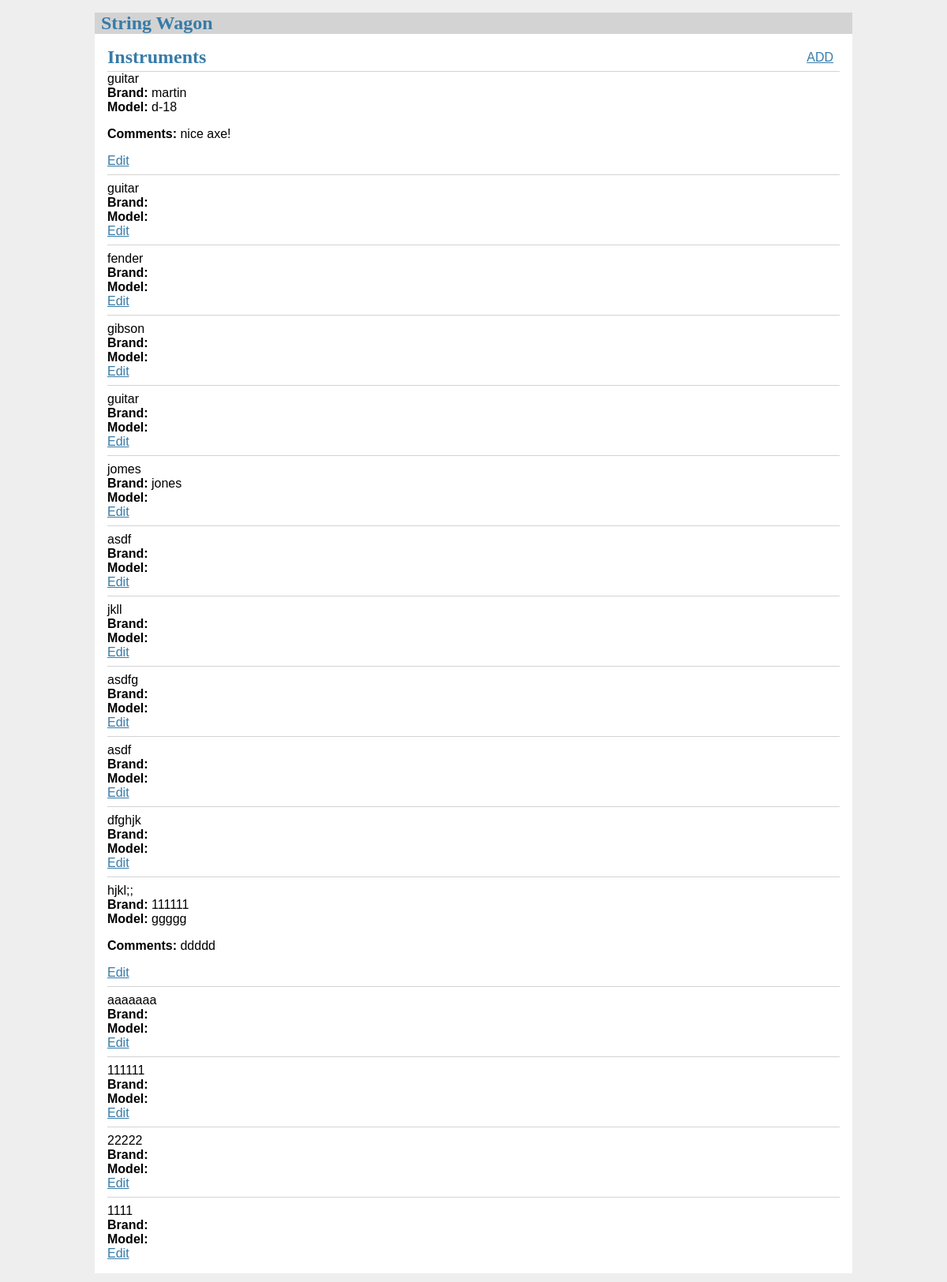
/, run on an earlier commit of the app's database.
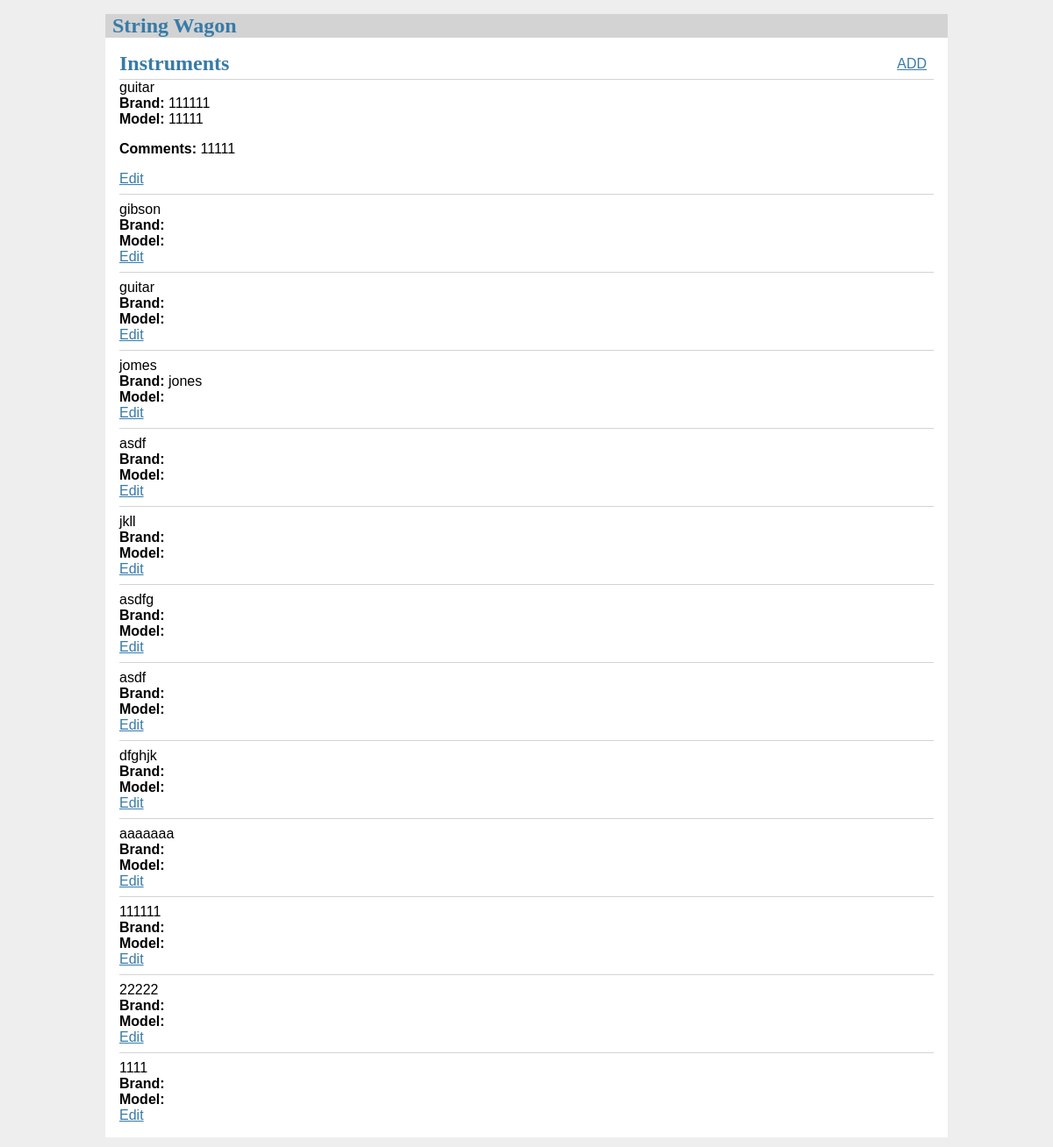
And on a later commit of the database.
### tables this page shows
CREATE TABLE instrument (
  id INTEGER PRIMARY KEY AUTOINCREMENT,
  brand TEXT NOT NULL,
  model TEXT NOT NULL,
  typeOfInstrument TEXT NOT NULL,
  comments TEXT NOT NULL
);

### stringWagon/index.py (the view)
@bp.route('/')
def index():
    db = get_db()
    instruments = db.execute(
        'SELECT * '
        ' FROM instrument '
    ).fetchall()
    return render_template('instrument.html', instruments=instruments)

### stringWagon/db.py (called while the page is built)
def get_db():
    if 'db' not in g:
        g.db = sqlite3.connect(
            current_app.config['DATABASE'],
            detect_types=sqlite3.PARSE_DECLTYPES
        )
        g.db.row_factory = sqlite3.Row
    return g.db

### stringWagon/templates/instrument.html
{% extends 'base.html' %}
{% block header %}
  <h1>{% block title %}Instruments{% endblock %}</h1>
    <a class="action" href="/add">ADD</a>
{% endblock %}
{% block content %}
  {% for instrument in instruments %}
    <article class="instrument">
      <header>
        <div>
		  <div class="about">{{ instrument['typeOfInstrument'] }}</div>
          <div class="about"><b>Brand:</b> {{ instrument['brand'] }}</div>
		  <div class="about"><b>Model:</b> {{ instrument['model'] }}</div>
        </div>
      </header>
	  {% if instrument.comments %}
      <p class="body"><b>Comments: </b> {{ instrument['comments'] }}</p>
	  {% endif %}
	  <a class="action" href="{{ url_for('index.update', id=instrument['id']) }}">Edit</a>
    </article>
    {% if not loop.last %}
      <hr>
    {% endif %}
  {% endfor %}
{% endblock %}

What changed in the data, as far as the page shows it:
removed instrument: typeOfInstrument "guitar", brand "martin", model "d-18", comments "nice axe!"
removed instrument: typeOfInstrument "fender"
removed instrument: typeOfInstrument "hjkl;;", brand "111111", model "ggggg", comments "ddddd"
changed instrument (number 1 of 13 on the later page): brand (not shown) → "111111"; model (not shown) → "11111"; comments (not shown) → "11111"
